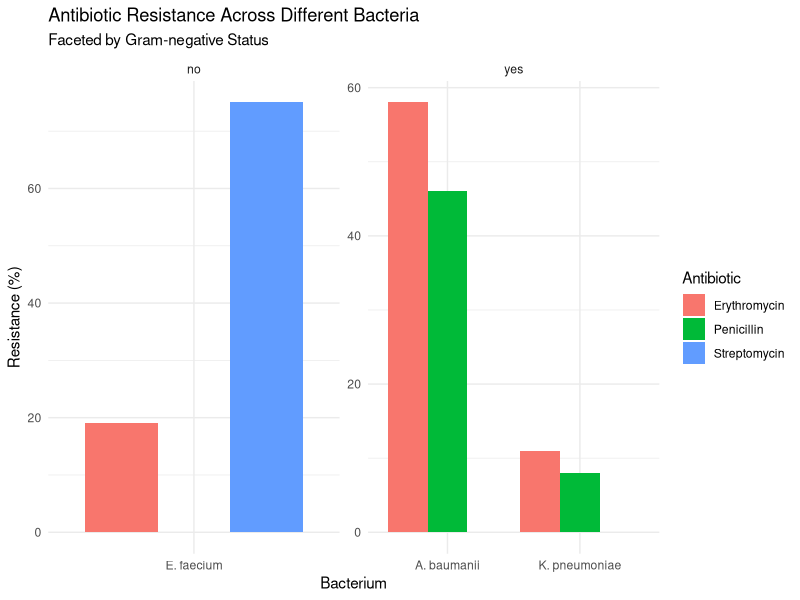

The R script that drew this image:
## ---- chunk 1
# Do not change these settings!
knitr::opts_chunk$set(warning = FALSE, message = FALSE)
## ---- chunk 2
# Load necessary libraries
library(ggplot2)
library(dplyr)
library(tidyr)

## ---- chunk 3
# Sample data
antibiotic_resistance_df <- data.frame(
  Bacterium_name = c('A. baumanii', 'K. pneumoniae', 'E. faecium'),
  Causes = c('pneumonia, meningitis', 'pneumonia, bronchitis', 'urinary infections'),
  Gram_negative = c('yes', 'yes', 'no'),
  Penicillin = c(46, 8, NA),
  Streptomycin = c(NA, NA, 75),
  Erythromycin = c(58, 11, 19)
)

# Reshape data for plotting
df_long <- antibiotic_resistance_df %>% 
  gather(key = 'Antibiotic', value = 'Resistance', Penicillin, Streptomycin, Erythromycin)

# Comprehensive Visualization
ggplot(df_long, aes(x = Bacterium_name, y = Resistance, fill = Antibiotic)) +
  geom_bar(stat = "identity", position = "dodge") +
  facet_wrap(~Gram_negative, scales = "free", ncol = 2) +
  labs(
    title = "Antibiotic Resistance Across Different Bacteria",
    subtitle = "Faceted by Gram-negative Status",
    x = "Bacterium",
    y = "Resistance (%)"
  ) +
  theme_minimal()
